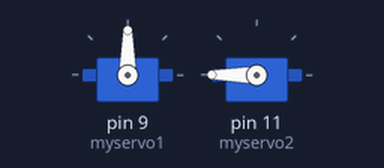
The sketch below on a simulated Arduino Uno, built with avr-gcc and run on an emulated ATmega328P. On the bench: 2 × servo.

Above: at 0.05 s.
At 3.9 s:
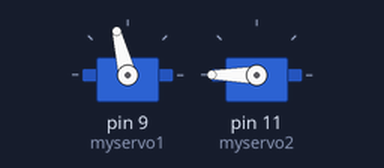
At 6.0 s:
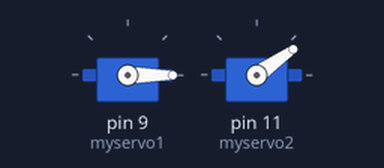
At 8.15 s:
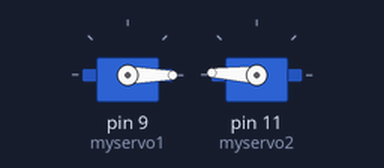
Timing chart, 0 to 10.6 s (numbered marks = the images above):
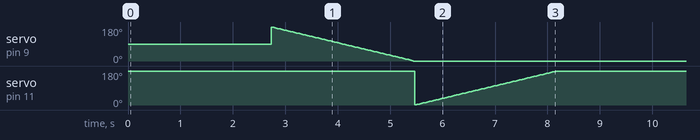

Measured:
- by itself, servo on pin 11 (myservo2): ramps from 1° to 180° and jumps back, once every 8.2 s

The sketch:

Sweep1.ino
```cpp
#include <Servo.h>

Servo myservo1;// create servo object to control a servo
Servo myservo2;
// twelve servo objects can be created on most boards

int pos1 = 0;    // variable to store the servo position
int pos2 = 180;
void setup() {
  myservo1.attach(9);  // attaches the servo on pin 9 to the servo object
  myservo2.attach(11);
}

void loop() {
  for (pos1 = 0; pos1 <= 180; pos1 += 1) {
    // in steps of 1 degree
    myservo2.write(pos2);
    delay(15);
  }
  for (pos2 = 180; pos2 <= 0; pos2 -= 1) {
    // in steps of 1 degree
    myservo2.write(pos2);
    delay(15);

  }

  for (pos1 = 180; pos1 >= 0; pos1 -= 1) {
    myservo1.write(pos1);
    delay(15);
  }
   for (pos2 = 0; pos2 <= 180; pos2 += 1) {
    // in steps of 1 degree
    myservo2.write(pos2);
    delay(15);
  }
}
```
